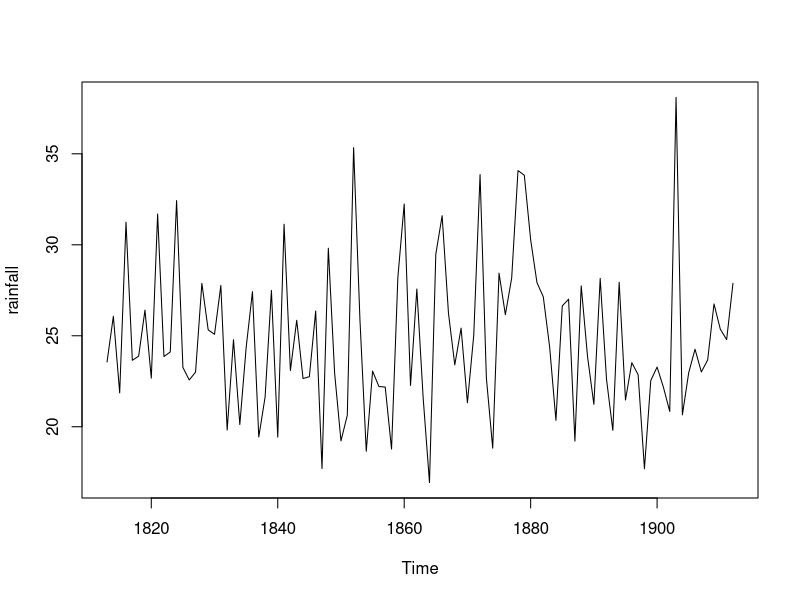
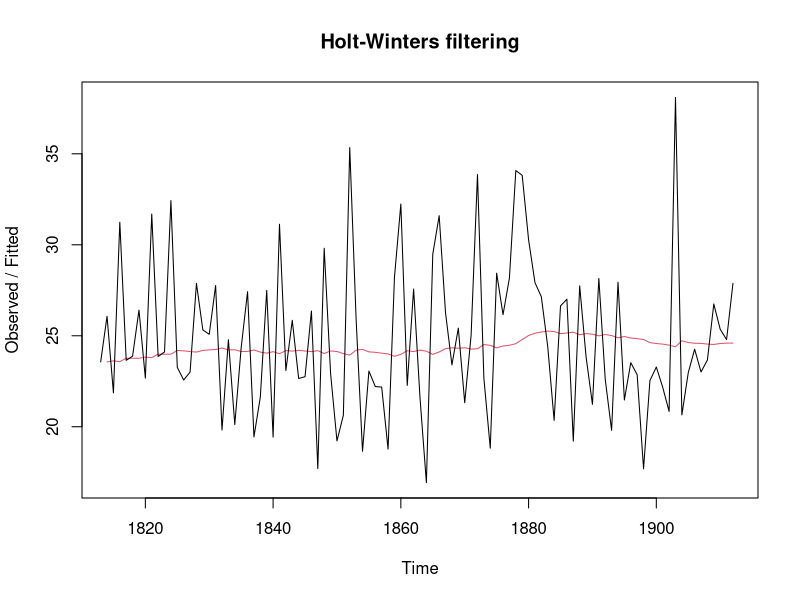
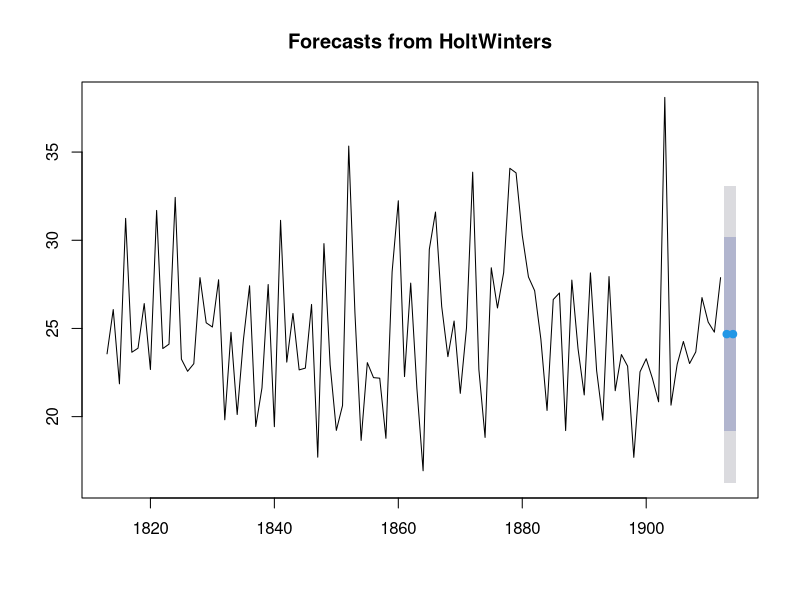

These figures' R source, in order:
## Yearly Rainfall Data measured in mm

data <- c(23.56, 26.07, 21.86, 31.24, 23.65, 23.88,26.41, 22.67, 31.69, 23.86, 24.11, 32.43,23.26, 22.57, 23.00, 27.88, 25.32, 25.08, 
27.76, 19.82, 24.78, 20.12, 24.34, 27.42, 19.44, 21.63, 27.49, 19.43, 31.13, 23.09,25.85, 22.65, 22.75, 26.36, 17.70, 29.81,22.93, 19.22, 
20.63, 35.34, 25.89, 18.65,23.06, 22.21, 22.18, 18.77, 28.21, 32.24,22.27, 27.57, 21.59, 16.93, 29.48, 31.60, 26.25, 23.40, 25.42, 21.32, 
25.02, 33.86,22.67, 18.82, 28.44, 26.16, 28.17, 34.08,33.82, 30.28, 27.92, 27.14, 24.40, 20.35,26.64, 27.01, 19.21, 27.74, 23.85, 21.23,
28.15, 22.61, 19.80, 27.94, 21.47, 23.52,22.86, 17.69, 22.54, 23.28, 22.17 ,20.84,38.10, 20.65, 22.97, 24.26, 23.01, 23.67,26.75, 25.36, 
24.79, 27.88)





## Convert to TS object
rainfall <- ts(data, start= 1813)       ## Starting year is 1813


ts.plot(rainfall)
## We can see that the data is stationary


rainfallforcast <- HoltWinters(rainfall, beta= FALSE, gamma= FALSE)     ## beta --> TREND; gamma --> SEASONALITY
print(rainfallforcast)


## Insample Forcast
rainfallforcast$fitted
plot(rainfallforcast)


## Out-of Sample Forecast
library(forecast)
forecastrain <- forecast(rainfallforcast, h= 2)     ## h --> How many data to be predicted. 
print(forecastrain)
plot(forecastrain)